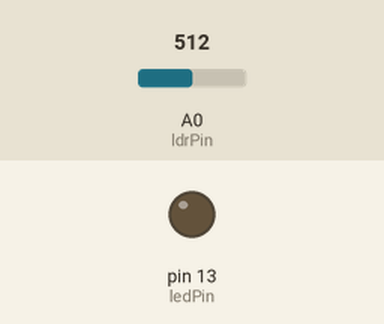
Recording of a sketch running on a simulated Arduino Uno, built with avr-gcc and run on an emulated ATmega328P. Parts: output pins drawn as LEDs (lit = HIGH). The test bench sets the inputs (shaded band); at power-on: A0 (ldrPin) = 512. What the sketch prints to the serial monitor is not drawn.

Above: at 1.3 s.
1.4 s: A0 (ldrPin) set to 318
2.9 s: A0 (ldrPin) set to 282
At 3.6 s:
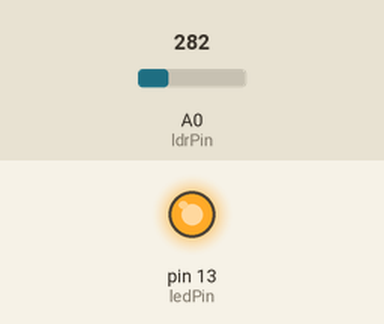
4.5 s: A0 (ldrPin) set to 306
At 4.8 s:
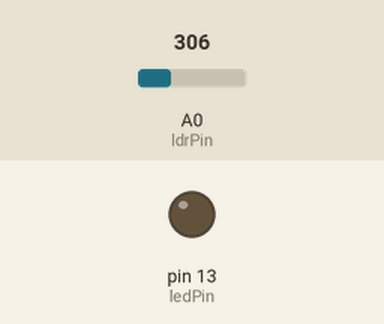
6.0 s: A0 (ldrPin) set to 290
At 7.2 s:
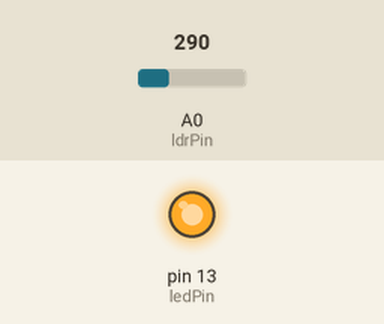
Timing chart, 0 to 8.5 s (numbered marks = the images above; inputs shaded):
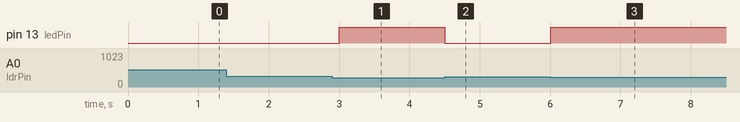

The sketch:

LDR.ino
```cpp
int ledPin = 13;
int ldrPin = A0;
int ldrVal;

void setup() {
  Serial.begin(9600);
  pinMode(ldrPin, INPUT);
  pinMode(ledPin, OUTPUT);
}

void loop() {
  ldrVal = analogRead(ldrPin);
  if (ldrVal<=300){
    digitalWrite(ledPin, HIGH);
    Serial.print("It's Bright. Turn off LED: ");
    Serial.println(ldrVal);
    delay(500);
  }
  else {
    digitalWrite(ledPin, LOW);
    Serial.println("It's DARK. Turn on LED: ");
    Serial.print (ldrVal);
    delay(500);
  }
}
```

Measured:
- the behaviour switches between 301 and 300 on A0 (ldrPin) (found by bisection; images 0 and 1)
- after the input at 1.4 s, every drawn part: stays the same
- after the input at 2.9 s, pin 13 (ledPin): LOW → HIGH after 0.10 s
- after the input at 4.5 s, pin 13 (ledPin): HIGH → LOW at once
- after the input at 6.0 s, pin 13 (ledPin): LOW → HIGH at once
